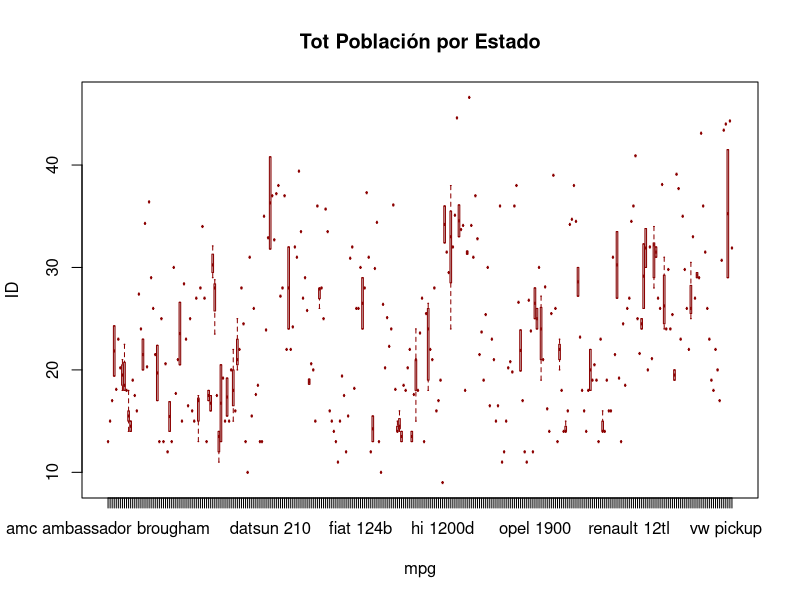

This chart was generated by the following R code:
## ---- chunk 1
## Carga del archivo auto-mpg con cabecera y asignamos una nueva variable al dataframe con autompg
nombreruta_PEC <- paste(getwd(),"/auto-mpg.txt")
autompg <- read.table(file = "auto-mpg.txt", header = TRUE, stringsAsFactors = FALSE, encoding="UTF-8", na.strings="NA")
## ---- chunk 2
## Observaciones del archivo
# comprobamos los 10 primeros resultads, los últimos, y su estructura
head(autompg, n= 10)
tail(autompg, n = 10)
# visualizamos su estructura
str(autompg)
## ---- chunk 3
## Conversión de string a númerico
table(autompg$CV) #con table se observan además 6 valores inválidos
autompg$CV <- as.numeric(autompg$CV) # transformamos los valores del tipo char en númericos asignando a la nueva variable CV
table(autompg$CV)
str(autompg)

## Los 6 valores inválidos están configurados por defecto como NA y serán excluidos paraanálisis posteriores
## ---- chunk 4
summary(autompg) # visualizamos el fichero con summary
## ---- chunk 5
IDcar <- as.factor(autompg$ID) # transformamos además el nombre del coche o ID como factor único y lo asignamos a IDcar
## ---- chunk 6
## Visualización de los datos a través de boxplot
attach(autompg)
# MPG
boxplot(mpg ~ ID, data = autompg, 
        xlab = "mpg", ylab = "ID", 
        main = "Tot Población por Estado",
        col = "lightgray", border = "darkred", range = 100)

